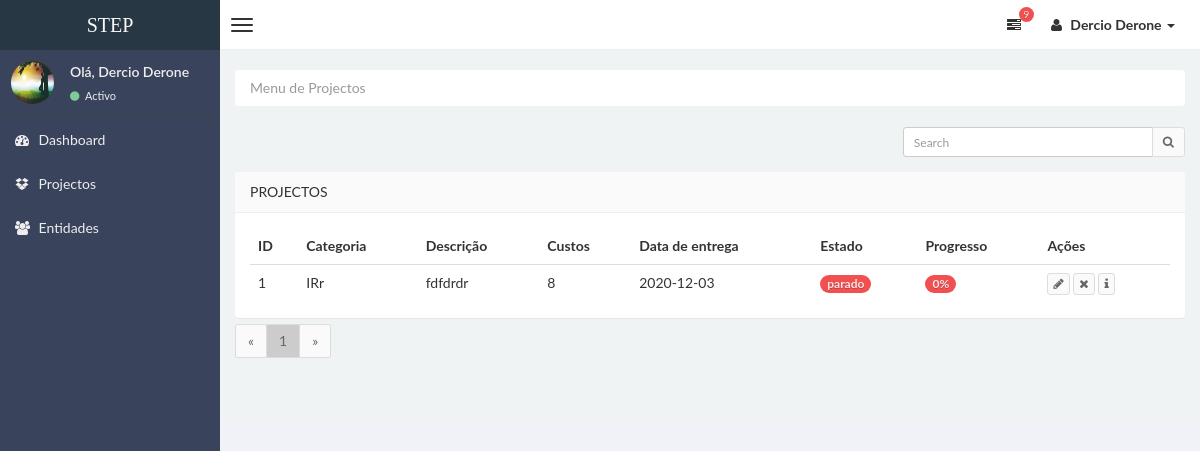
Before: /projectos (signed in) with the older database file.
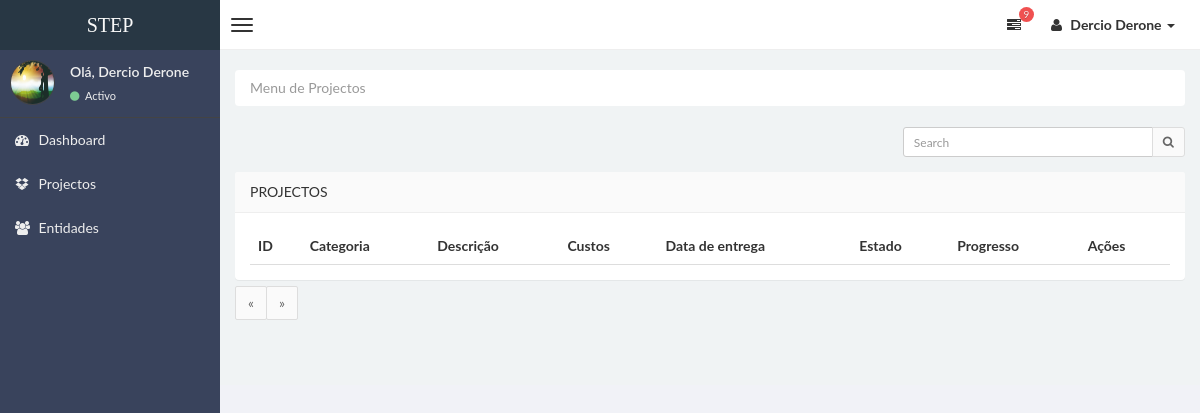
After: the same page with the newer database file.
### stepsite/models.py (models this page shows, shortened)
class Projectos(db.Model):
    id = db.Column(db.Integer,primary_key=True)
    idcategoria = db.Column(db.Integer, db.ForeignKey('categorias.id'),nullable=False)
    descricao = db.Column(db.String(100), nullable=False)
    custos = db.Column(db.Integer, default=0)
    dataEntrega = db.Column(db.Date)
    dataRegisto = db.Column(db.DateTime,default=datetime.utcnow)
    estado = db.Column(db.String(20),nullable=False,default='prado')
    progresso = db.Column(db.Integer,default='0')
    dataConclusao = db.Column(db.DateTime,default=None)
    idEntidade = db.Column(db.Integer, db.ForeignKey('entidades.id'),nullable=False)
    idUsuario = db.Column(db.Integer, db.ForeignKey('usuarios.id'),nullable=False)
    categoria = db.relationship('Categorias', backref='categoria', lazy=True)
    entidade = db.relationship('Entidades', backref='entidade', lazy=True)

class Categorias(db.Model):
    id = db.Column(db.Integer,primary_key=True)
    nome = db.Column(db.String(50), nullable=False)
    idUser = db.Column(db.Integer, db.ForeignKey('usuarios.id'),nullable=False)
    projectos = db.relationship('Projectos', backref='categorias', lazy=True)

### stepsite/projectos/routes.py (the view)
@projects.route("/projectos",methods=['GET','POST'])
@login_required
def projectos():
    search = request.args.get('search','')
    page = request.args.get('page',1, type=int)
    per_page = 10
    result = None
    if search:
        result = Projectos.query.filter_by(idUsuario=current_user.id).filter(or_(Projectos.descricao.contains(search),Projectos.estado.contains(search))).order_by(Projectos.id.desc()).paginate(page=page,per_page=per_page)
    else:
        result = Projectos.query.order_by(Projectos.id.desc()).filter_by(idUsuario=current_user.id).paginate(page=page,per_page=per_page)
    return render_template("projectos.html",title="STEP | Projectos",result=result,search=search)

### stepsite/models.py (called while the page is built)
@login_manager.user_loader
def load_user(user_id):
    return Usuarios.query.get(int(user_id))

### stepsite/templates/projectos.html (shortened to what the changed rows need)
{% extends "layoutAdmin.html" %}
{% block content %}
<div class="row">
    <div class="col-md-12">
        <section class="panel">
        <div class="panel-body table-responsive" style="max-height:458px; overflow:auto">
            <table class="table table-hover">
              <thead>
                <tr>
                  <th>ID</th>
                  <th>Categoria</th>
                  <th>Descrição</th>
                  <th>Custos</th>
                  <th>Data de entrega</th>
                  <th>Estado</th>
                  <th>Progresso</th>
                  <th>Ações</th>
              </tr>
          </thead>
          <tbody>
            {% if result: %}
            {% for dados in result.items%}
                 <tr>
                     <td>{{ dados.id }}</td>
                     <td>{{ dados.categoria.nome }}</td>
                     <td>{{ dados.descricao }}</td>
                     <td>{{ dados.custos }}</td>
                     <td>{{ dados.dataEntrega }}</td>
                     {% if dados.estado in ('parado') %}
                     <td><span class="badge badge-danger">{{ dados.estado }}</span></td>
                     {% elif dados.estado in ('em produção') : %}
                     <td><span class="badge badge-info">{{ dados.estado }}</span></td>
                     {% elif dados.estado in ('concluído') : %}
                     <td><span class="badge badge-success">{{ dados.estado }}</span></td>
                     {% else : %}
                     <td><span class="badge badge-dark">{{ dados.estado }}</span></td>
                     {% endif %}
                     {% if dados.progresso <= 30: %}
                     <td><span class="badge badge-danger">{{ dados.progresso }}%</span></td>
                     {% elif dados.progresso > 30 and dados.progresso <= 60: %}
                     <td><span class="badge badge-inverse">{{ dados.progresso }}%</span></td>
                     {% elif dados.progresso > 60 and dados.progresso < 100: %}
                     <td><span class="badge badge-info">{{ dados.progresso }}%</span></td>
                     {% elif dados.progresso == 100: %}
                     <td><span class="badge badge-success">{{ dados.progresso }}%</span></td>
                     {% endif %}
                     <td>
                        <a href="/projectos/update?en={{dados.id}}"><button class="btn btn-default btn-xs"><i class="fa fa-pencil"></i></button></a>
                        <a onclick="fnIdselecionado('/projectos/{{dados.id}}/delete')" data-toggle="modal" data-target="#ModalConfirm"><button class="btn btn-default btn-xs"><i class="fa fa-times"></i></button></a>
                        <a onclick="fnAdicional(['{{dados.descricao}}','{{dados.categoria.nome}}','{{dados.entidade.nome}}','{{dados.estado}}','{{dados.dataConlusao}}','{{dados.dataEntrega}}'])" data-toggle="modal" data-target="#ModalInformacao"><button class="btn btn-default btn-xs"><i class="fa fa-info"></i></button></a>
                    </td>
                 </tr>
             {% endfor %}
         {% endif %}
      </tbody>
            </table>
        </div>
        </section>
    <div class="text-left" style="margin-top: -34px;">
        <ul class="pagination">
        {% for numPage in result.iter_pages(left_edge=1,right_edge=1,left_current=1,right_current=2)%}
            {% if numPage %}
                {% if result.page == numPage %}
                    <li><a style="background-color: #ccc;" href="{{ url_for('projects.projectos', page=numPage) }}">{{ numPage }}</a></li>
                {% else %}
                    <li><a href="{{ url_for('projects.projectos', page=numPage) }}">{{ numPage }}</a></li>
                {% endif %}
            {% endif %}
        {% endfor %}
        </ul>
</div>
    </div>
</div>
{% endblock content %}

Changed rows visible on the page:
removed Projectos: id "1", categoria.nome "IRr", descricao "fdfdrdr", custos "8", dataEntrega "2020-12-03", estado "parado", progresso "0"
Other visible differences:
list line gone: "1"
